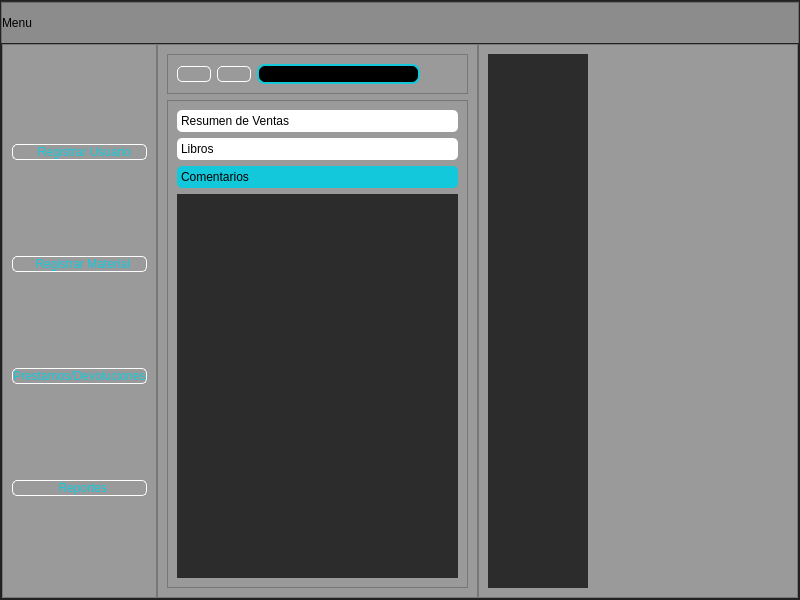
<?xml version="1.0" encoding="UTF-8"?>
<ui version="4.0">
 <class>MainWindow</class>
 <widget class="QMainWindow" name="MainWindow">
  <property name="geometry">
   <rect>
    <x>0</x>
    <y>0</y>
    <width>800</width>
    <height>600</height>
   </rect>
  </property>
  <property name="windowTitle">
   <string>MainWindow</string>
  </property>
  <widget class="QWidget" name="centralwidget">
   <property name="styleSheet">
    <string notr="true">background-color: rgb(44, 44, 44);</string>
   </property>
   <layout class="QVBoxLayout" name="verticalLayout">
    <property name="spacing">
     <number>0</number>
    </property>
    <property name="leftMargin">
     <number>0</number>
    </property>
    <property name="topMargin">
     <number>0</number>
    </property>
    <property name="rightMargin">
     <number>0</number>
    </property>
    <property name="bottomMargin">
     <number>0</number>
    </property>
    <item>
     <widget class="QFrame" name="frame">
      <property name="frameShape">
       <enum>QFrame::StyledPanel</enum>
      </property>
      <property name="frameShadow">
       <enum>QFrame::Raised</enum>
      </property>
      <layout class="QVBoxLayout" name="verticalLayout_2" stretch="1,8">
       <property name="spacing">
        <number>0</number>
       </property>
       <property name="leftMargin">
        <number>0</number>
       </property>
       <property name="topMargin">
        <number>0</number>
       </property>
       <property name="rightMargin">
        <number>0</number>
       </property>
       <property name="bottomMargin">
        <number>0</number>
       </property>
       <item>
        <widget class="QFrame" name="frame_superior">
         <property name="minimumSize">
          <size>
           <width>0</width>
           <height>42</height>
          </size>
         </property>
         <property name="maximumSize">
          <size>
           <width>16777215</width>
           <height>40</height>
          </size>
         </property>
         <property name="styleSheet">
          <string notr="true">
QFrame{
background-color:#8c8c8c;
}

QPushButton{
background-color:#000000ff;
border-radius:20px

}

QPushButton:hover{
background-color:rgb(53,53,79);
border-radius:20px;
}</string>
         </property>
         <property name="frameShape">
          <enum>QFrame::StyledPanel</enum>
         </property>
         <property name="frameShadow">
          <enum>QFrame::Raised</enum>
         </property>
         <layout class="QHBoxLayout" name="horizontalLayout">
          <property name="spacing">
           <number>5</number>
          </property>
          <property name="leftMargin">
           <number>0</number>
          </property>
          <property name="topMargin">
           <number>0</number>
          </property>
          <property name="rightMargin">
           <number>0</number>
          </property>
          <property name="bottomMargin">
           <number>0</number>
          </property>
          <item>
           <widget class="QLabel" name="label">
            <property name="styleSheet">
             <string notr="true">font: 900 10pt &quot;Arial Black&quot;;</string>
            </property>
            <property name="text">
             <string>Menu</string>
            </property>
           </widget>
          </item>
          <item>
           <spacer name="horizontalSpacer">
            <property name="orientation">
             <enum>Qt::Horizontal</enum>
            </property>
            <property name="sizeHint" stdset="0">
             <size>
              <width>565</width>
              <height>17</height>
             </size>
            </property>
           </spacer>
          </item>
          <item>
           <widget class="QPushButton" name="bt_minimizar">
            <property name="minimumSize">
             <size>
              <width>40</width>
              <height>40</height>
             </size>
            </property>
            <property name="styleSheet">
             <string notr="true"/>
            </property>
            <property name="text">
             <string/>
            </property>
            <property name="icon">
             <iconset>
              <normaloff>Icons/minus.svg</normaloff>Icons/minus.svg</iconset>
            </property>
            <property name="iconSize">
             <size>
              <width>38</width>
              <height>38</height>
             </size>
            </property>
           </widget>
          </item>
          <item>
           <widget class="QPushButton" name="bt_restaurar">
            <property name="minimumSize">
             <size>
              <width>40</width>
              <height>40</height>
             </size>
            </property>
            <property name="styleSheet">
             <string notr="true"/>
            </property>
            <property name="text">
             <string/>
            </property>
            <property name="icon">
             <iconset>
              <normaloff>Icons/window-minimize.svg</normaloff>Icons/window-minimize.svg</iconset>
            </property>
            <property name="iconSize">
             <size>
              <width>28</width>
              <height>28</height>
             </size>
            </property>
           </widget>
          </item>
          <item>
           <widget class="QPushButton" name="bt_maximizar">
            <property name="minimumSize">
             <size>
              <width>40</width>
              <height>40</height>
             </size>
            </property>
            <property name="styleSheet">
             <string notr="true"/>
            </property>
            <property name="text">
             <string/>
            </property>
            <property name="icon">
             <iconset>
              <normaloff>Icons/maximize.svg</normaloff>Icons/maximize.svg</iconset>
            </property>
            <property name="iconSize">
             <size>
              <width>28</width>
              <height>28</height>
             </size>
            </property>
           </widget>
          </item>
          <item>
           <widget class="QPushButton" name="bt_cerrar_2">
            <property name="minimumSize">
             <size>
              <width>40</width>
              <height>40</height>
             </size>
            </property>
            <property name="styleSheet">
             <string notr="true"/>
            </property>
            <property name="text">
             <string/>
            </property>
            <property name="icon">
             <iconset>
              <normaloff>Icons/x.svg</normaloff>Icons/x.svg</iconset>
            </property>
            <property name="iconSize">
             <size>
              <width>38</width>
              <height>38</height>
             </size>
            </property>
           </widget>
          </item>
         </layout>
        </widget>
       </item>
       <item>
        <widget class="QFrame" name="frame_3">
         <property name="frameShape">
          <enum>QFrame::StyledPanel</enum>
         </property>
         <property name="frameShadow">
          <enum>QFrame::Raised</enum>
         </property>
         <layout class="QHBoxLayout" name="horizontalLayout_2">
          <property name="spacing">
           <number>0</number>
          </property>
          <property name="leftMargin">
           <number>0</number>
          </property>
          <property name="topMargin">
           <number>0</number>
          </property>
          <property name="rightMargin">
           <number>0</number>
          </property>
          <property name="bottomMargin">
           <number>0</number>
          </property>
          <item>
           <widget class="QFrame" name="frame_2">
            <property name="maximumSize">
             <size>
              <width>300</width>
              <height>16777215</height>
             </size>
            </property>
            <property name="styleSheet">
             <string notr="true">QFrame {
    background-color: #9a9a9a;
}

QPushButton {
    font: 87 12pt &quot;Arial Black&quot;;
    background-color: #000000ff;
    color: rgb(20, 200, 220);
    border-radius: 5px;
    border: 1px solid white;
}

QPushButton:hover {
    background-color: rgb(53,53,79);
}
</string>
            </property>
            <property name="frameShape">
             <enum>QFrame::StyledPanel</enum>
            </property>
            <property name="frameShadow">
             <enum>QFrame::Raised</enum>
            </property>
            <layout class="QVBoxLayout" name="verticalLayout_4">
             <item>
              <widget class="QPushButton" name="bt_uno">
               <property name="autoFillBackground">
                <bool>false</bool>
               </property>
               <property name="styleSheet">
                <string notr="true"/>
               </property>
               <property name="text">
                <string>   Registrar Usuario</string>
               </property>
               <property name="icon">
                <iconset>
                 <normaloff>Icons/user-plus.svg</normaloff>Icons/user-plus.svg</iconset>
               </property>
               <property name="iconSize">
                <size>
                 <width>32</width>
                 <height>32</height>
                </size>
               </property>
              </widget>
             </item>
             <item>
              <widget class="QPushButton" name="bt_dos">
               <property name="styleSheet">
                <string notr="true"/>
               </property>
               <property name="text">
                <string>  Registrar Material</string>
               </property>
               <property name="icon">
                <iconset>
                 <normaloff>Icons/book (1).svg</normaloff>Icons/book (1).svg</iconset>
               </property>
               <property name="iconSize">
                <size>
                 <width>32</width>
                 <height>32</height>
                </size>
               </property>
              </widget>
             </item>
             <item>
              <widget class="QPushButton" name="bt_tres">
               <property name="styleSheet">
                <string notr="true"/>
               </property>
               <property name="text">
                <string>Prestamos/Devoluciones</string>
               </property>
               <property name="icon">
                <iconset>
                 <normaloff>Icons/dollar-sign.svg</normaloff>Icons/dollar-sign.svg</iconset>
               </property>
               <property name="iconSize">
                <size>
                 <width>32</width>
                 <height>32</height>
                </size>
               </property>
              </widget>
             </item>
             <item>
              <widget class="QPushButton" name="bt_cuatro">
               <property name="styleSheet">
                <string notr="true"/>
               </property>
               <property name="text">
                <string>  Reportes</string>
               </property>
               <property name="icon">
                <iconset>
                 <normaloff>Icons/archive.svg</normaloff>Icons/archive.svg</iconset>
               </property>
               <property name="iconSize">
                <size>
                 <width>32</width>
                 <height>32</height>
                </size>
               </property>
              </widget>
             </item>
            </layout>
           </widget>
          </item>
          <item>
           <widget class="QFrame" name="frame_4">
            <property name="styleSheet">
             <string notr="true">QFrame {
    background-color: #9a9a9a;
}

QPushButton {
    font: 87 12pt &quot;Arial Black&quot;;
    background-color: #000000ff;
    color: rgb(20, 200, 220);
    border-radius: 5px;
    border: 1px solid white;
}

QPushButton:hover {
    background-color: black;
}
</string>
            </property>
            <property name="frameShape">
             <enum>QFrame::StyledPanel</enum>
            </property>
            <property name="frameShadow">
             <enum>QFrame::Raised</enum>
            </property>
            <layout class="QVBoxLayout" name="verticalLayout_3">
             <item>
              <widget class="QFrame" name="frame_6">
               <property name="styleSheet">
                <string notr="true">QFrame {
    background-color: #9a9a9a;
}

QPushButton {
    font: 87 12pt &quot;Arial Black&quot;;
    background-color: #000000ff;
    color: rgb(20, 200, 220);
    border-radius: 5px;
    border: 1px solid white;
}

QPushButton:hover {
    background-color: rgb(53,53,79);
}
</string>
               </property>
               <property name="frameShape">
                <enum>QFrame::StyledPanel</enum>
               </property>
               <property name="frameShadow">
                <enum>QFrame::Raised</enum>
               </property>
               <layout class="QHBoxLayout" name="horizontalLayout_3">
                <item>
                 <widget class="QPushButton" name="bt_menu_uno">
                  <property name="text">
                   <string/>
                  </property>
                  <property name="icon">
                   <iconset>
                    <normaloff>Icons/arrow-narrow-left.svg</normaloff>Icons/arrow-narrow-left.svg</iconset>
                  </property>
                  <property name="iconSize">
                   <size>
                    <width>32</width>
                    <height>32</height>
                   </size>
                  </property>
                 </widget>
                </item>
                <item>
                 <widget class="QPushButton" name="bt_menu_dos">
                  <property name="text">
                   <string/>
                  </property>
                  <property name="icon">
                   <iconset>
                    <normaloff>Icons/arrow-narrow-right.svg</normaloff>Icons/arrow-narrow-right.svg</iconset>
                  </property>
                  <property name="iconSize">
                   <size>
                    <width>32</width>
                    <height>32</height>
                   </size>
                  </property>
                 </widget>
                </item>
                <item>
                 <widget class="QLineEdit" name="lineEdit">
                  <property name="styleSheet">
                   <string notr="true">QLineEdit{

border: 2px solid #14c8dc;
border-radius: 8px;
color: #ffffff;
background-color: rgb(0,0,0);
font: 75 12pt &quot;Times New Roman&quot;;

}</string>
                  </property>
                 </widget>
                </item>
                <item>
                 <widget class="QPushButton" name="pushButton_11">
                  <property name="styleSheet">
                   <string notr="true">QFrame {
    background-color: #9a9a9a;
}

QPushButton {
    font: 87 12pt &quot;Arial Black&quot;;
    background-color: #000000ff;
    color: rgb(20, 200, 220);
    border-radius: 5px;
    border:0px solid white;
}

QPushButton:hover {
    background-color: black;
}
</string>
                  </property>
                  <property name="text">
                   <string/>
                  </property>
                  <property name="icon">
                   <iconset>
                    <normaloff>Icons/zoom.svg</normaloff>Icons/zoom.svg</iconset>
                  </property>
                  <property name="iconSize">
                   <size>
                    <width>32</width>
                    <height>32</height>
                   </size>
                  </property>
                 </widget>
                </item>
               </layout>
              </widget>
             </item>
             <item>
              <widget class="QFrame" name="frame_7">
               <property name="styleSheet">
                <string notr="true">QLabel {
    background-color: transparent;
}</string>
               </property>
               <property name="frameShape">
                <enum>QFrame::StyledPanel</enum>
               </property>
               <property name="frameShadow">
                <enum>QFrame::Raised</enum>
               </property>
               <layout class="QVBoxLayout" name="verticalLayout_6">
                <item>
                 <widget class="QToolBox" name="toolBox">
                  <property name="styleSheet">
                   <string notr="true">QToolBox::tab {
    background-color: rgb(255, 255, 255);
    border-radius: 5px;
    color: rgb(0, 0, 0);
    font: 75 Spt 'MS Shell Dlg 2';
}

QToolBox::tab:selected {
    background-color: rgb(20, 200, 220);
    font: 75 12pt 'MS Shell Dlg 2';
    color: rgb(0, 0, 0);
}
</string>
                  </property>
                  <property name="currentIndex">
                   <number>2</number>
                  </property>
                  <widget class="QWidget" name="page">
                   <property name="geometry">
                    <rect>
                     <x>0</x>
                     <y>0</y>
                     <width>274</width>
                     <height>364</height>
                    </rect>
                   </property>
                   <attribute name="icon">
                    <iconset>
                     <normaloff>Icons/app-window.svg</normaloff>Icons/app-window.svg</iconset>
                   </attribute>
                   <attribute name="label">
                    <string>Resumen de Ventas</string>
                   </attribute>
                   <layout class="QVBoxLayout" name="verticalLayout_11">
                    <item>
                     <widget class="QLabel" name="label_6">
                      <property name="text">
                       <string/>
                      </property>
                     </widget>
                    </item>
                   </layout>
                  </widget>
                  <widget class="QWidget" name="page_5">
                   <property name="geometry">
                    <rect>
                     <x>0</x>
                     <y>0</y>
                     <width>274</width>
                     <height>364</height>
                    </rect>
                   </property>
                   <attribute name="icon">
                    <iconset>
                     <normaloff>Icons/app-window.svg</normaloff>Icons/app-window.svg</iconset>
                   </attribute>
                   <attribute name="label">
                    <string>Libros</string>
                   </attribute>
                   <layout class="QVBoxLayout" name="verticalLayout_12">
                    <item>
                     <widget class="QLabel" name="label_7">
                      <property name="text">
                       <string/>
                      </property>
                     </widget>
                    </item>
                   </layout>
                  </widget>
                  <widget class="QWidget" name="page_2">
                   <property name="geometry">
                    <rect>
                     <x>0</x>
                     <y>0</y>
                     <width>274</width>
                     <height>364</height>
                    </rect>
                   </property>
                   <attribute name="icon">
                    <iconset>
                     <normaloff>Icons/app-window.svg</normaloff>Icons/app-window.svg</iconset>
                   </attribute>
                   <attribute name="label">
                    <string>Comentarios</string>
                   </attribute>
                   <layout class="QVBoxLayout" name="verticalLayout_13">
                    <item>
                     <widget class="QLabel" name="label_8">
                      <property name="text">
                       <string/>
                      </property>
                     </widget>
                    </item>
                   </layout>
                  </widget>
                 </widget>
                </item>
               </layout>
              </widget>
             </item>
            </layout>
           </widget>
          </item>
          <item>
           <widget class="QFrame" name="frame_paginas">
            <property name="styleSheet">
             <string notr="true">
QFrame{
background-color:#9a9a9a;
}

QLabel{
font: 87 12pt *Arial Black*;
background-color:#000000ff;
color: rgb(20, 200, 220);
border:0px solid #14C8DC
}

</string>
            </property>
            <property name="frameShape">
             <enum>QFrame::StyledPanel</enum>
            </property>
            <property name="frameShadow">
             <enum>QFrame::Raised</enum>
            </property>
            <layout class="QVBoxLayout" name="verticalLayout_5">
             <item>
              <widget class="QStackedWidget" name="stackedWidget">
               <property name="maximumSize">
                <size>
                 <width>100</width>
                 <height>16777215</height>
                </size>
               </property>
               <property name="styleSheet">
                <string notr="true">QLabel {
    background-color: transparent;
}</string>
               </property>
               <widget class="QWidget" name="page_uno">
                <layout class="QVBoxLayout" name="verticalLayout_7">
                 <item>
                  <widget class="QLabel" name="label_2">
                   <property name="text">
                    <string/>
                   </property>
                   <property name="pixmap">
                    <pixmap>Icons/user-plus.svg</pixmap>
                   </property>
                   <property name="alignment">
                    <set>Qt::AlignCenter</set>
                   </property>
                  </widget>
                 </item>
                </layout>
               </widget>
               <widget class="QWidget" name="page_dos">
                <layout class="QVBoxLayout" name="verticalLayout_8">
                 <item>
                  <widget class="QLabel" name="label_3">
                   <property name="text">
                    <string/>
                   </property>
                   <property name="pixmap">
                    <pixmap>Icons/book (1).svg</pixmap>
                   </property>
                   <property name="alignment">
                    <set>Qt::AlignCenter</set>
                   </property>
                  </widget>
                 </item>
                </layout>
               </widget>
               <widget class="QWidget" name="page_tres">
                <layout class="QVBoxLayout" name="verticalLayout_9">
                 <item>
                  <widget class="QLabel" name="label_4">
                   <property name="text">
                    <string/>
                   </property>
                   <property name="pixmap">
                    <pixmap>Icons/dollar-sign.svg</pixmap>
                   </property>
                   <property name="alignment">
                    <set>Qt::AlignCenter</set>
                   </property>
                  </widget>
                 </item>
                </layout>
               </widget>
               <widget class="QWidget" name="page_cuatro">
                <layout class="QVBoxLayout" name="verticalLayout_10">
                 <item>
                  <widget class="QLabel" name="label_5">
                   <property name="text">
                    <string/>
                   </property>
                   <property name="pixmap">
                    <pixmap>Icons/archive.svg</pixmap>
                   </property>
                   <property name="alignment">
                    <set>Qt::AlignCenter</set>
                   </property>
                  </widget>
                 </item>
                </layout>
               </widget>
              </widget>
             </item>
            </layout>
           </widget>
          </item>
         </layout>
        </widget>
       </item>
      </layout>
     </widget>
    </item>
   </layout>
  </widget>
 </widget>
 <resources/>
 <connections/>
</ui>
